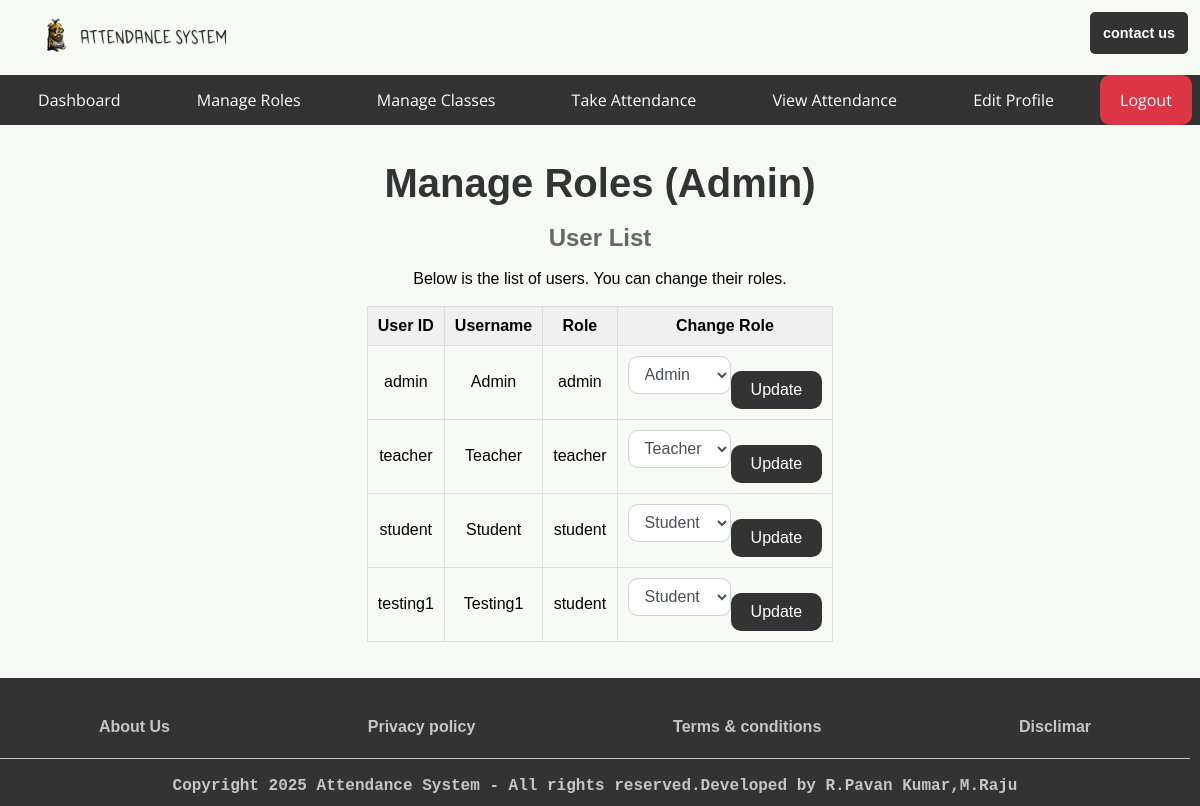
The app's page /admin/manage_roles (signed in), older data.
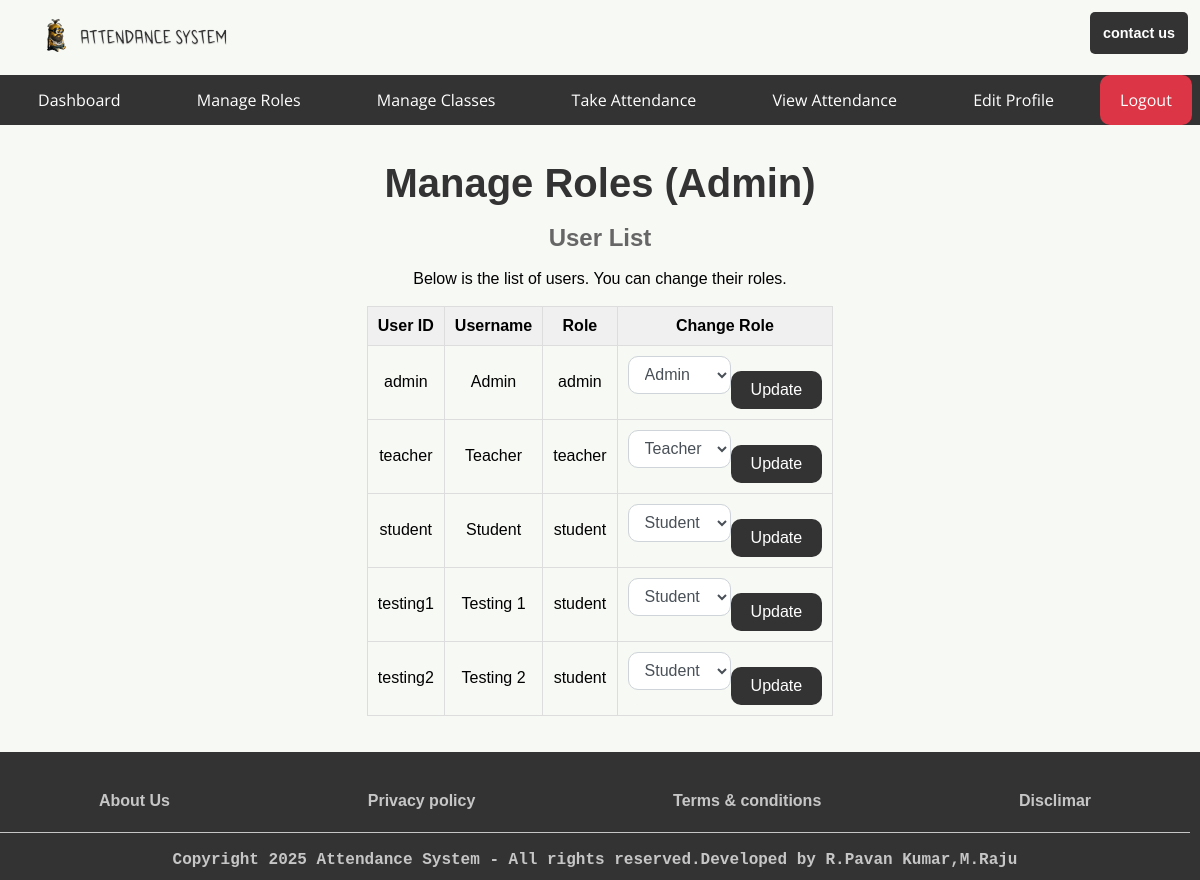
The same page, newer data.
### app.py (models this page shows, shortened)
class User(db.Model):
    userid = db.Column(db.String(10), primary_key=True, unique=True, nullable=False)
    username = db.Column(db.String(150), nullable=False)
    password_hash = db.Column(db.String(150), nullable=False)
    role = db.Column(db.String(50), nullable=False)

### app.py (the view, shortened to what this page needs)
@app.route('/admin/manage_roles', methods=['GET', 'POST'])
@role_required('admin')
def manage_roles():
    users = User.query.all()  # Get all users from the database
    return render_template('auth/dashboards/admin/manage_roles.html', users=users)

### app.py (called while the page is built)
def role_required(roles):
    if not isinstance(roles, list):
        roles = [roles]  # Ensure roles is a list
    def decorator(func):
        @wraps(func)
        def wrapper(*args, **kwargs):
            if 'username' not in session:
                return redirect(url_for('login'))
            user = User.query.filter_by(username=session['username']).first()
            if user.role not in roles:  # Check if the user's role is in the allowed roles list
                return redirect(url_for('index'))  # Redirect to the home page if unauthorized
            return func(*args, **kwargs)
        return wrapper
    return decorator

### templates/auth/dashboards/admin/manage_roles.html (shortened to what this page needs)
{% extends 'base/base_admin.html' %}
{% block body %}
<main>
    <h1>Manage Roles (Admin)</h1><br/>
    <h2>User List</h2><br/>
    <p>Below is the list of users. You can change their roles.</p><br/>
    <div style="overflow-x: auto; max-width: 100%;">
    <table>
        <thead>
            <tr>
                <th>User ID</th>
                <th>Username</th>
                <th>Role</th>
                <th>Change Role</th>
            </tr>
        </thead>
        <tbody>
            {% if users %}
                {% for user in users %}
                    <tr>
                        <td>{{ user.userid }}</td>
                        <td>{{ user.username }}</td>
                        <td>{{ user.role }}</td>
                        <td>
                            <form class="role-form" action="{{ url_for('manage_roles') }}" method="POST">
                                <select name="role" class="form-control">
                                    <option value="admin" {% if user.role == 'admin' %}selected{% endif %}>Admin</option>
                                    <option value="teacher" {% if user.role == 'teacher' %}selected{% endif %}>Teacher</option>
                                    <option value="student" {% if user.role == 'student' %}selected{% endif %}>Student</option>
                                </select>
                                <button type="submit" class="role-btn">Update</button>
                            </form>
                        </td>
                    </tr>
                {% endfor %}
            {% else %}
                <tr><td colspan="4">No users found.</td></tr>
            {% endif %}
        </tbody>
    </table>
</div>
</main>
{% endblock body %}

Row changes from the older to the newer data that the page shows:
changed User "testing1": username "Testing1" → "Testing 1"
added User: userid "testing2", username "Testing 2", role "student", role "Student"
